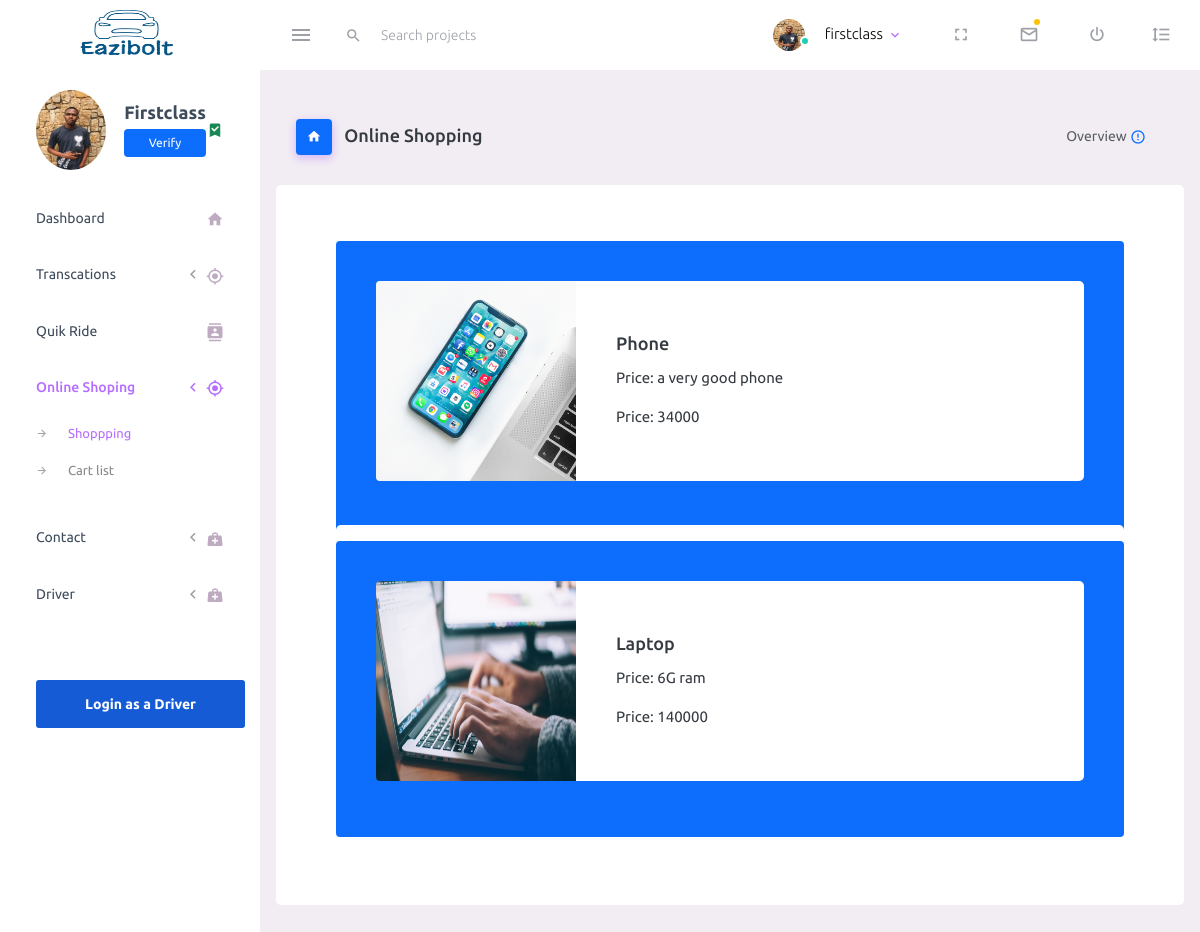
Screenshot of /views/users/onlineshopping.php (signed in) with the database file from the repository.
### tables this page shows
CREATE TABLE `clients` (
  `id` int(11) NOT NULL,
  `username` varchar(255) NOT NULL,
  `email` varchar(255) NOT NULL,
  `image` varchar(255) NOT NULL,
  `password` varchar(255) NOT NULL,
  `isEmail` int(1) NOT NULL,
  `balance` int(11) NOT NULL,
  `EaziboltCoin` int(11) NOT NULL
);

CREATE TABLE `items` (
  `id` int(11) NOT NULL,
  `name` varchar(255) NOT NULL,
  `des` varchar(255) NOT NULL,
  `image` varchar(255) NOT NULL,
  `count` int(11) NOT NULL,
  `amount` int(11) NOT NULL,
  `sold` int(11) NOT NULL
);

### backend/config/users/session.php (called while the page is built, shortened)
<?php
$login_id = $_SESSION['login_id'];
$userDetail = mysqli_query($conection, "SELECT * FROM `clients` WHERE `id`='$login_id'");
while ($row = mysqli_fetch_assoc($userDetail)) {
         $username = $row['username'];
         $img = $row['image'];
         $isEmail = $row['isEmail'];
}
?>

### views/users/onlineshopping.php (the view, shortened to what this page needs)
<?php
require('../../backend/config/connection.php');
require('../../backend/config/users/session.php');
?>
<!DOCTYPE html>
<html lang="en">
<head>
         <link rel="stylesheet" href="../../assets/css/main.css">
         <link rel="stylesheet" href="../../assets/vendors/mdi/css/materialdesignicons.min.css">
</head>
<body>
         <div class="container-scroller">
                  <nav class="navbar default-layout-navbar col-lg-12 col-12 p-0 fixed-top d-flex flex-row">
                           <?php require('../../backend/components/users/navbar.php'); ?>
                  </nav>
                  <div class="container-fluid page-body-wrapper">
                           <nav class="sidebar sidebar-offcanvas" id="sidebar">
                                    <?php require('../../backend/components/users/sidenav.php'); ?>
                           </nav>
                           <div class="main-panel">
                                    <div class="content-wrapper">
                                             <div class="page-header">
                                                      <h3 class="page-title">
                                                               <span class="page-title-icon bg-primary text-white me-2">
                                                                        <i class="mdi mdi-home"></i>
                                                               </span> Online Shopping
                                                      </h3>
                                                      <nav aria-label="breadcrumb">
                                                               <ul class="breadcrumb">
                                                                        <li class="breadcrumb-item active" aria-current="page">
                                                                                 <span></span>Overview <i class="mdi mdi-alert-circle-outline icon-sm text-primary align-middle"></i>
                                                                        </li>
                                                               </ul>
                                                      </nav>
                                             </div>
                                             <div class="row">
                                                      <div class="card">
                                                               <div class="col-lg-12 grid-margin stretch-card">
                                                                        <div class="card">
                                                                                 <div class="card-body">
                                                                                          <div class="row d-flex align-items-center">
                                                                                                   <?php
                                                                                                   $select = mysqli_query($conection, "SELECT * FROM `items`WHERE `count`>0");
                                                                                                   while ($row = mysqli_fetch_assoc($select)) { ?>
                                                                                                            <div class="col">
                                                                                                                     <div class="card" style="height: 300px;">
                                                                                                                              <div class="card-body bg-primary mt-3 rounded ">
                                                                                                                                       <div class="card mb-3" style="">
                                                                                                                                                <div  style="display:flex; align-items:center">
                                                                                                                                                         <div style="width:200px">
                                                                                                                                                                  <img src="../../upload/item/<?php echo $row['image'] ?>" style="height:200px !important;" class="img-fluid rounded-start h-100" alt="...">
                                                                                                                                                         </div>
                                                                                                                                                         <div class="col-md-8">
                                                                                                                                                                  <div class="card-body">
                                                                                                                                                                           <h5 class="card-title"><?php echo $row['name'] ?></h5>
                                                                                                                                                                           <p class="card-text">Price: <?php echo $row['des']  ?></p>
                                                                                                                                                                           <p class="card-text">Price: <?php echo $row['amount']  ?></p>
                                                                                                                                                                  </div>
                                                                                                                                                         </div>
                                                                                                                                                </div>
                                                                                                                                       </div>
                                                                                                                              </div>
                                                                                                                     </div>
                                                                                                            </div>
                                                                                                   <?php }
                                                                                                   ?>
                                                                                          </div>
                                                                                 </div>
                                                                        </div>
                                                               </div>
                                                      </div>
                                             </div>
                                    </div>
                           </div>
                  </div>
         </div>
</body>
</html>

### backend/components/users/navbar.php (shortened to what this page needs)
<div class="text-center navbar-brand-wrapper d-flex align-items-center justify-content-center">
         <a class="navbar-brand brand-logo" href="#"> <img style="height: 50px; width: 100px;" src="../../assets/images/eazibolt png5.png" alt="Logo" /></a>
</div>
<div class="navbar-menu-wrapper d-flex align-items-stretch">
         <button class="navbar-toggler navbar-toggler align-self-center" type="button" data-toggle="minimize">
                  <span class="mdi mdi-menu"></span>
         </button>
         <div class="search-field d-none d-md-block">
                  <form class="d-flex align-items-center h-100" action="#">
                           <div class="input-group">
                                    <div class="input-group-prepend bg-transparent">
                                             <i class="input-group-text border-0 mdi mdi-magnify"></i>
                                    </div>
                                    <input type="text" class="form-control bg-transparent border-0" placeholder="Search projects">
                           </div>
                  </form>
         </div>
         <ul class="navbar-nav navbar-nav-right">
                  <li class="nav-item nav-profile dropdown">
                           <a class="nav-link dropdown-toggle" id="profileDropdown" href="#" data-bs-toggle="dropdown" aria-expanded="false">
                                    <div class="nav-profile-img">
                                             <img src="../../upload/Profile/<?php echo $img  ?>" alt="image">
                                             <span class="availability-status online"></span>
                                    </div>
                                    <div class="nav-profile-text">
                                             <p class="mb-1 text-black"><?php echo $username  ?></p>
                                    </div>
                           </a>
                  </li>
                  <li class="nav-item d-none d-lg-block full-screen-link">
                           <a class="nav-link">
                                    <i class="mdi mdi-fullscreen" id="fullscreen-button"></i>
                           </a>
                  </li>
                  <li class="nav-item dropdown">
                           <a class="nav-link count-indicator dropdown-toggle" id="messageDropdown" href="#" data-bs-toggle="dropdown" aria-expanded="false">
                                    <i class="mdi mdi-email-outline"></i>
                                    <span class="count-symbol bg-warning"></span>
                           </a>
                  </li>
                  <li class="nav-item nav-logout d-none d-lg-block">
                           <a class="nav-link" href="#">
                                    <i class="mdi mdi-power"></i>
                           </a>
                  </li>
                  <li class="nav-item nav-settings d-none d-lg-block">
                           <a class="nav-link" href="#">
                                    <i class="mdi mdi-format-line-spacing"></i>
                           </a>
                  </li>
         </ul>
</div>

### backend/components/users/sidenav.php (shortened to what this page needs)
<ul class="nav">
         <li class="nav-item nav-profile">
                  <a href="#" class="nav-link">
                           <div class="nav-profile-image">
                                    <img style="height: 80px;width:70px" src="../../upload/Profile/<?php echo $img  ?>" alt="profile">
                           </div>
                           <div class="nav-profile-text d-flex flex-column">
                                    <span style="text-transform: capitalize; font-size:18px" class="font-weight-bold mb-2 "><?php echo $username ?></span>
                                    <?php
                                    if ($isEmail == 1) { ?>
                                             <span class="text-secondary text-small bg-primary py-2 text-white d-flex justify-content-center rounded ">Verify</span>
                                    <?php  } else { ?>
                                             <span class="text-secondary text-small bg-danger py-2 text-white d-flex justify-content-center rounded ">Not Verify</span>
                                    <?php  }
                                    ?>
                           </div>
                           <i class="mdi mdi-bookmark-check text-success nav-profile-badge"></i>
                  </a>
         </li>
         <li class="nav-item">
                  <a class="nav-link" href="./dashboard.php">
                           <span class="menu-title">Dashboard</span>
                           <i class="mdi mdi-home menu-icon"></i>
                  </a>
         </li>
         <li class="nav-item">
                  <a class="nav-link" data-bs-toggle="collapse" href="#ui-basic" aria-expanded="false" aria-controls="ui-basic">
                           <span class="menu-title">Transcations</span>
                           <i class="menu-arrow"></i>
                           <i class="mdi mdi-crosshairs-gps menu-icon"></i>
                  </a>
         </li>
         <li class="nav-item">
                  <a class="nav-link" href="./bookride.php">
                           <span class="menu-title">Quik Ride</span>
                           <i class="mdi mdi-contacts menu-icon"></i>
                  </a>
         </li>
         <li class="nav-item">
                  <a class="nav-link" data-bs-toggle="collapse" href="#ui-shopping" aria-expanded="false" aria-controls="ui-basic">
                           <span class="menu-title">Online Shoping</span>
                           <i class="menu-arrow"></i>
                           <i class="mdi mdi-crosshairs-gps menu-icon"></i>
                  </a>
                  <div class="collapse" id="ui-shopping">
                           <ul class="nav flex-column sub-menu">
                                    <li class="nav-item"> <a class="nav-link" href="./onlineshopping.php">Shoppping</a></li>
                                    <li class="nav-item"> <a class="nav-link" href="./cartlist.php">Cart list</a></li>
                           </ul>
                  </div>
         </li>
         <li class="nav-item">
                  <a class="nav-link" data-bs-toggle="collapse" href="#general-pages" aria-expanded="false" aria-controls="general-pages">
                           <span class="menu-title">Contact</span>
                           <i class="menu-arrow"></i>
                           <i class="mdi mdi-medical-bag menu-icon"></i>
                  </a>
         </li>
         <li class="nav-item">
                  <a class="nav-link" data-bs-toggle="collapse" href="#general-driver" aria-expanded="false" aria-controls="general-pages">
                           <span class="menu-title">Driver</span>
                           <i class="menu-arrow"></i>
                           <i class="mdi mdi-medical-bag menu-icon"></i>
                  </a>
         </li>
         <li class="nav-item sidebar-actions">
                  <span class="nav-link">
                           <a href="./Driver/loginDriver.php">
                                    <button style="background:#155bd5;color:white" class="btn btn-block btn-lg   mt-4">Login as a Driver</button>
                           </a>
                  </span>
         </li>
</ul>

### rows the page displays
clients: image (picture), username "firstclass", username "Firstclass"
items: image (picture), name "Phone", des "a very good phone", amount "34000"
items: image (picture), name "Laptop", des "6G ram", amount "140000"
